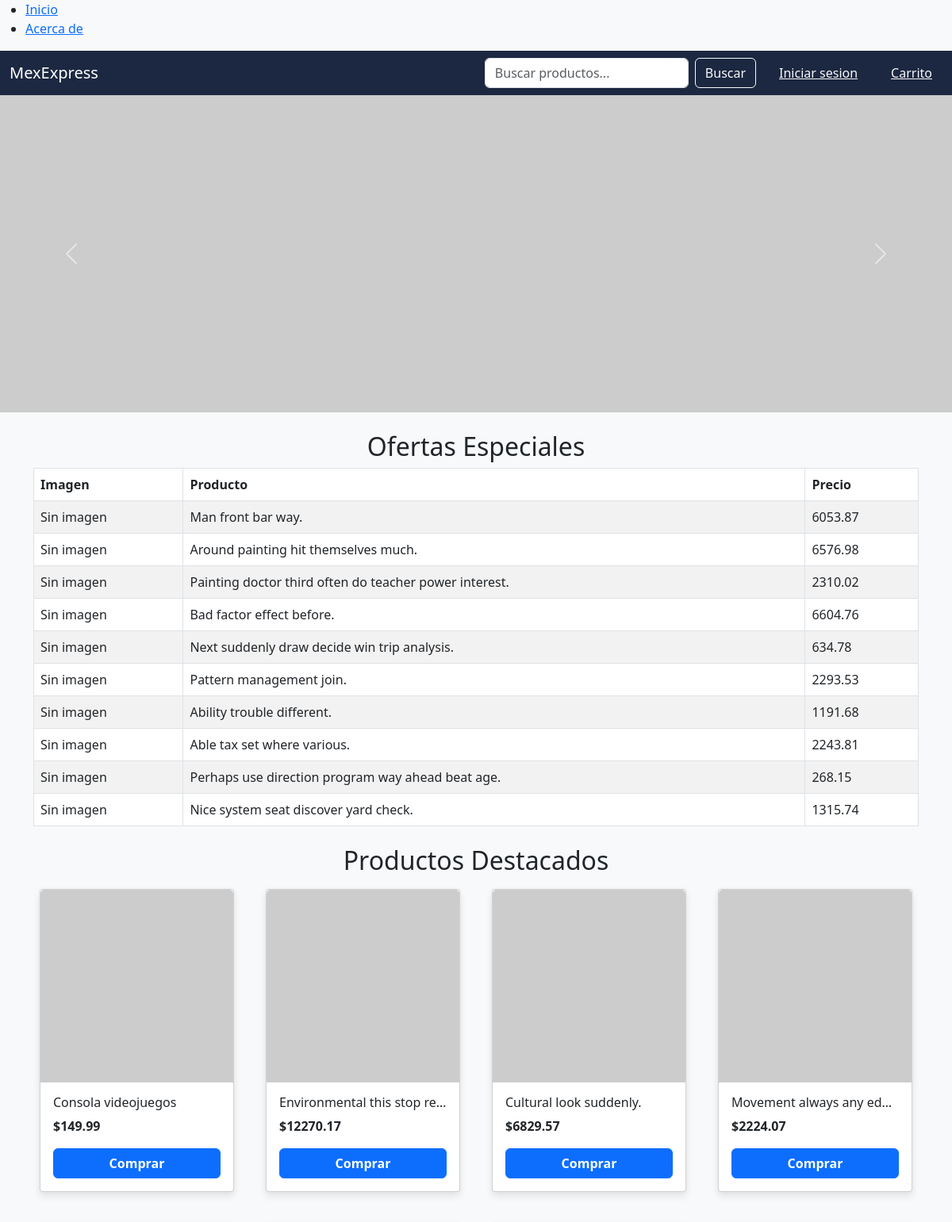
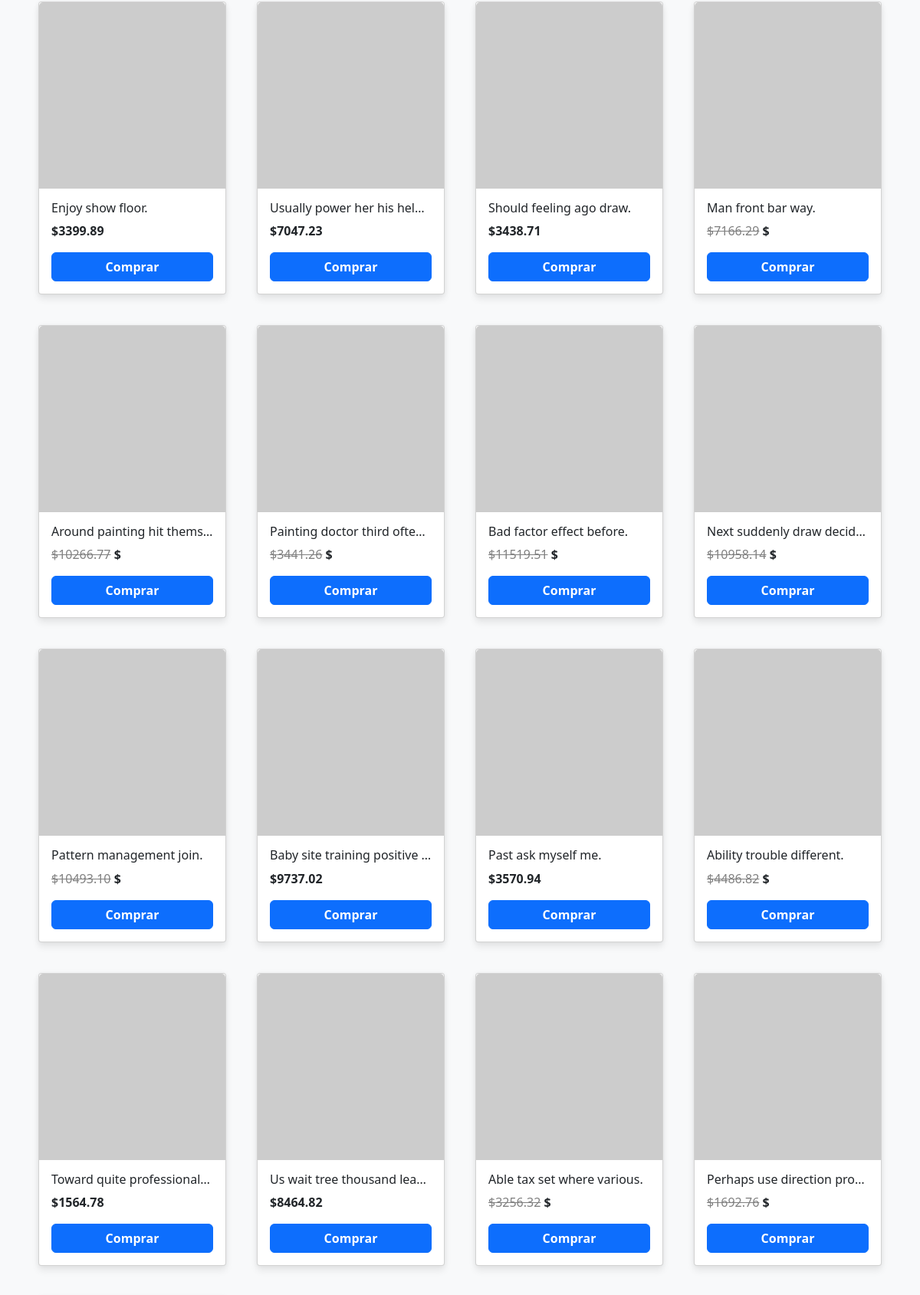
The page /shopapp/ (upper part) on the database its author committed (2 pictures, top to bottom).
### shopApp/models.py (models this page shows, shortened)
class Product(models.Model):
     product_name = models.CharField(max_length=100, unique=True)
     product_description = models.CharField(max_length=255)
     product_full_cost = models.DecimalField(max_digits=10, decimal_places=2)
     product_is_offer = models.BooleanField()
     product_offer_cost = models.DecimalField(max_digits=10, decimal_places=2)

### shopApp/views.py (the view)
# urls.py: 2. Add a URL to urlpatterns:  path('', views.home, name='home')
def home(request):
    product_list = Product.objects.all()
    special_offers = Product.objects.filter(product_is_offer=True)
    my_context = {
    'message': 'Largo de aqui',
    'special_offers': special_offers,
    'product_list' : product_list,
    'special_offers_2': [
        {
            'img': static('shopApp/img/nintendo_pikachu.jpg'),
            'name': 'Mascarilla hidratante de sábila',
            'cost': '14'
        },
        {
            'img': 'https://ditecmex.com/cdn/shop/files/D_NQ_NP_721807-MLM44961459768_022021-O.webp?v=1717356354',
            'name': 'Consola de videojuegos portátil XE150',
            'cost': '450'
        },
        {
            'img': 'https://steamuserimages-a.akamaihd.net/ugc/290853501092266364/59A3601E5ABD191F07E5F7A021EA4C6B4364793D/?imw=5000&imh=5000&ima=fit&impolicy=Letterbox&imcolor=%23000000&letterbox=false',
            'name': 'Reloj gótico de Luffy',
            'cost': '130'
        },
        {
            'img': 'https://steamuserimages-a.akamaihd.net/ugc/481146537293937796/7CC1B266722534B3738949D66AD02573C1700478/?imw=5000&imh=5000&ima=fit&impolicy=Letterbox&imcolor=%23000000&letterbox=false',
            'name': 'Muñeco de Batman tamaño real',
            'cost': '14438'
        },
        {
            'img': 'https://pbs.twimg.com/profile_images/1452465225374916609/uzuLkaEW_200x200.jpg',
            'name': 'Otros',
            'cost': '23'
        },
    ]
}
    return render(request, 'shopApp/index.html', my_context)

### templates/shopApp/index.html (shortened to what this page needs)
{% extends 'shopApp/base.html' %}
	{% block content %}
    {% load static %}
    <div id="carouselExample" class="carousel slide" data-bs-ride="carousel">
        <div class="carousel-inner">
            <div class="carousel-item active">
                <img src="https://placehold.co/1200x400" class="d-block w-100" alt="Noticia 1">
            </div>
        </div>
        <button class="carousel-control-prev" type="button" data-bs-target="#carouselExample" data-bs-slide="prev">
            <span class="carousel-control-prev-icon"></span>
        </button>
        <button class="carousel-control-next" type="button" data-bs-target="#carouselExample" data-bs-slide="next">
            <span class="carousel-control-next-icon"></span>
        </button>
    </div>
<div class="container my-4">
    <h2 class="text-center">Ofertas Especiales</h2>
    <table class="table table-striped table-bordered">
        <thead>
            <tr>
                <th>Imagen</th>
                <th>Producto</th>
                <th>Precio</th>
            </tr>
        </thead>
        <tbody>
            {% for offer in special_offers %}
            <tr>
                <td>
                    {% if offer.img %}
                        <img src="{{ offer.img }}" width="100px" alt="{{ offer.name }}">
                    {% else %}
                        <span>Sin imagen</span>
                    {% endif %}
                </td>
                <td>{{ offer.product_name }}</td>
                <td>{{ offer.product_offer_cost }}</td>
            </tr>
            {% endfor %}
        </tbody>
    </table>
</div>
<div class="container my-4 justify-content-center">
    <h2 class="text-center">Productos Destacados</h2>
    <div class="row">
        {% for offer in product_list %}
        <div class="col-12 col-md-4 col-lg-3 mb-4">
            <div class="card">
                {% if offer.img %}
                    <img src="{{ offer.img }}" class="card-img-top" alt="{{ offer.name }}">
                {% else %}
                    <img src="https://via.placeholder.com/150" class="card-img-top" alt="Imagen no disponible">
                {% endif %}
                <div class="card-body">
                    <h6 title="{{offer.product_name}}" class="card-title text-truncate">{{ offer.product_name }}</h6>
                    <p class="card-text">
                        {% if offer.product_is_offer %}
                            <del style="color:gray">${{ offer.product_full_cost }}</del>
                            <b>${{ offer.product_cost }}</b>
                            {% else %}
                            <b>${{ offer.product_full_cost }}</b>
                        {% endif %}
                    </p>
                    <button class="btn btn-primary w-100">
                        Comprar
                    </button>
                </div>
            </div>
        </div>
        {% endfor %}
    </div>
</div>
{% endblock %}

### templates/shopApp/base.html (shortened to what this page needs)
<!DOCTYPE html>
{% load static %}
<html lang="es">
<head>
    <link href="https://cdn.jsdelivr.net/npm/bootstrap@5.3.0/dist/css/bootstrap.min.css" rel="stylesheet">
    <link rel="stylesheet" href="{% static 'shopApp/css/styles.css' %}">
</head>
<body class="bg-light">
    <nav>
        <ul>
            <li><a href="{% url 'home' %}">Inicio</a></li>
            <li><a href="{% url 'about' %}">Acerca de</a></li>
        </ul>
    </nav>
    <nav class="navbar navbar-expand-lg navbar-dark text-light">
        <div class="container-fluid">
            <a class="navbar-brand" href="#">MexExpress</a>
            <div class="collapse navbar-collapse" id="navbarNav">
                <form class="d-flex ms-auto">
                    <input class="form-control me-2" type="search" placeholder="Buscar productos...">
                    <button class="btn btn-outline-light text-light" type="submit">Buscar</button>
                </form>
                <ul class="navbar-nav mr-auto mt-2 mt-lg-0">
                        {% if user.is_authenticated %}
                        <a onclick="document.getElementById('logout-from').submit();" class="btn btn-link ms-3 text-light">Cerrar sesion</a>
                        {% else %}
                        <a href="{% url 'login' %}" class="btn btn-link ms-3 text-light">Iniciar sesion</a>
                        {% endif %}
                    <button class="btn btn-link ms-3 text-light">Carrito</button>
                </ul>
            </div>
        </div>
    </nav>
    <div>
        {% block content %}
        {% endblock %}
    </div>
</body>
</html>

### static/shopApp/css/styles.css (style rules this page uses)
.navbar { background-color: rgb(28,40,65); }
.card { margin: 0.5em; border-radius: 4px; background: #fff; box-shadow: 0 6px 10px rgba(0,0,0,.08), 0 0 6px rgba(0,0,0,.05); transition: .3s transform cubic-bezier(.155,1.105,.295,1.12),.3s box-shadow,.3s -webkit-transform cubic-bezier(.155,1.105,.295,1.12); cursor: pointer; }
.card .btn { font-weight: bold; }
thead th { background-color: rgb(0,49,83); }

### rows shown on the page
Product: product_name "Man front bar way.", product_offer_cost "6053.87", product_full_cost "7166.29"
Product: product_name "Around painting hit themselves much.", product_offer_cost "6576.98", product_name "Around painting hit thems…", product_full_cost "10266.77"
Product: product_name "Painting doctor third often do teacher power interest.", product_offer_cost "2310.02", product_name "Painting doctor third ofte…", product_full_cost "3441.26"
Product: product_name "Bad factor effect before.", product_offer_cost "6604.76", product_full_cost "11519.51"
Product: product_name "Next suddenly draw decide win trip analysis.", product_offer_cost "634.78", product_name "Next suddenly draw decid…", product_full_cost "10958.14"
Product: product_name "Pattern management join.", product_offer_cost "2293.53", product_full_cost "10493.10"
Product: product_name "Ability trouble different.", product_offer_cost "1191.68", product_full_cost "4486.82"
Product: product_name "Able tax set where various.", product_offer_cost "2243.81", product_full_cost "3256.32"
Product: product_name "Perhaps use direction program way ahead beat age.", product_offer_cost "268.15", product_name "Perhaps use direction pro…", product_full_cost "1692.76"
Product: product_name "Nice system seat discover yard check.", product_offer_cost "1315.74"
Product: product_name "Consola videojuegos", product_full_cost "149.99"
Product: product_name "Environmental this stop re…", product_full_cost "12270.17"
Product: product_name "Cultural look suddenly.", product_full_cost "6829.57"
Product: product_name "Movement always any ed…", product_full_cost "2224.07"
Product: product_name "Enjoy show floor.", product_full_cost "3399.89"
Product: product_name "Usually power her his hel…", product_full_cost "7047.23"
Product: product_name "Should feeling ago draw.", product_full_cost "3438.71"
Product: product_name "Baby site training positive…", product_full_cost "9737.02"
Product: product_name "Past ask myself me.", product_full_cost "3570.94"
Product: product_name "Toward quite professional…", product_full_cost "1564.78"
Product: product_name "Us wait tree thousand lea…", product_full_cost "8464.82"
